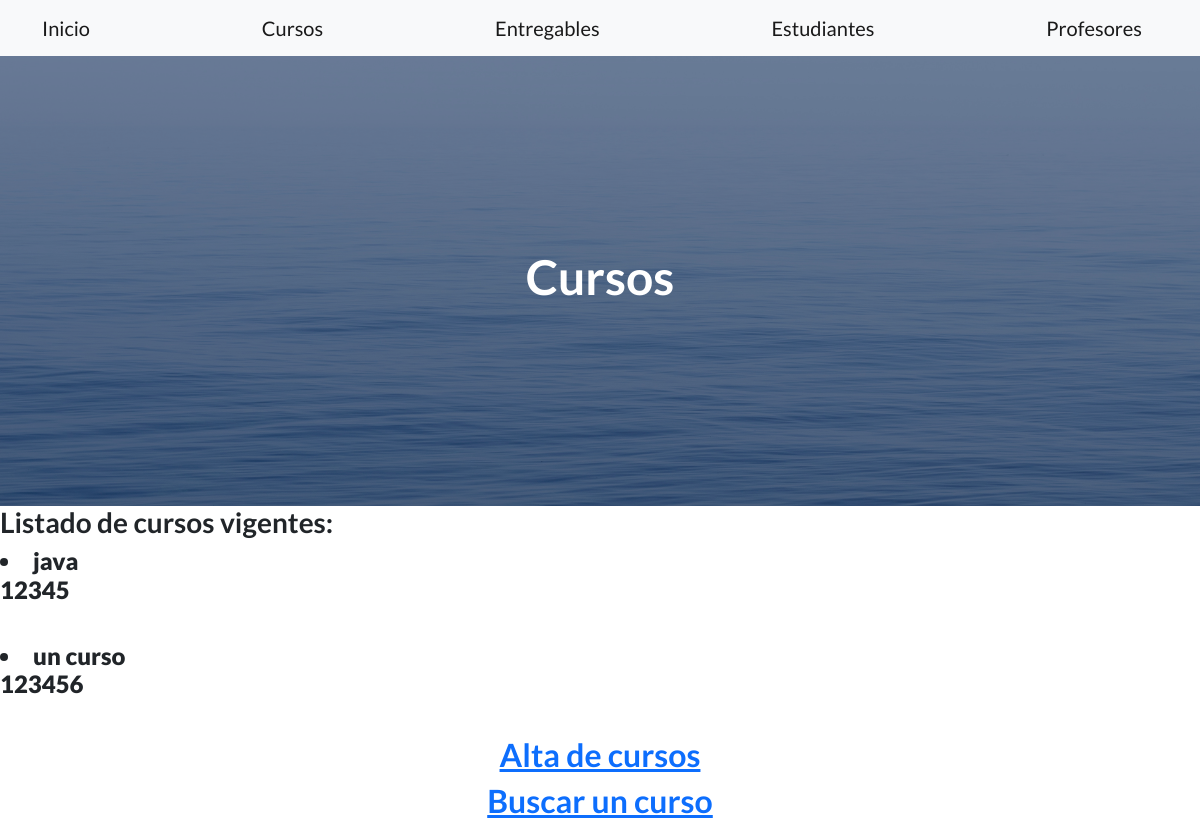
The page /AppCoder/cursos/ on the database its author committed.
### AppCoder/models.py (models this page shows, shortened)
class Curso(models.Model):
    nombre = models.CharField(max_length=40)
    comision = models.IntegerField()

### AppCoder/views.py (the view)
# urls.py: path('cursos/', curso, name= 'Cursos'),
def curso(request):
    lista_cursos = Curso.objects.all()
    return render(request, 'AppCoder/template_cursos.html', {'lista_cursos':lista_cursos})

### AppCoder/Templates/AppCoder/template_cursos.html (shortened to what this page needs)
{% extends "AppCoder/padre.html" %}
{% load static %}
{% block Cartel %}
<h1>Cursos</h1>
{% endblock %}
{% block ContenidoVariable %}
<h3>Listado de cursos vigentes:</h3>
{% for curso in lista_cursos %}
<h4>
<li>
    <b>
        {{curso.nombre}} <br>
        {{curso.comision}}
    </b>
    <br><br>
</li>
</h4>
{% endfor %}
<center>
    <h2><a href="/AppCoder/cursoFormulario/">Alta de cursos</a></h2>
    <h2><a href="/AppCoder/BusquedaDeComision/">Buscar un curso</a></h2>
</center>
{% endblock %}

### rows shown on the page
Curso: nombre "java", comision "12345"
Curso: nombre "un curso", comision "123456"
